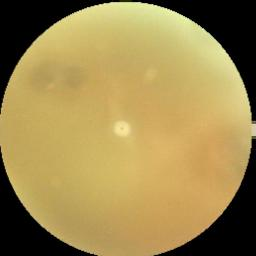
#> input picture dataset/cataract/_0_4015166.jpg, 256 x 256 px, found by its file name; its folder holds only this picture in this run
$ jupyter execute project.ipynb
#> lines starting #> are read from the running program, lines starting #| are printed output that depends on the picture
[cell 1]
import numpy as np
import pandas as pd
import matplotlib.pyplot as plt
import cv2 as cv
import os
import glob

[cell 2]
data = []
labels = []
file_name = []

for sub_folder in os.listdir("dataset\\"):
    sub_folder_files = os.listdir(os.path.join("dataset\\", sub_folder))
    for i, filename in enumerate(sub_folder_files):
        img_path = os.path.join("dataset\\", sub_folder, filename)
        img = cv.imread(img_path)
#> img is the input picture: shape (256, 256, 3); mean B, G, R 80.1, 137.4, 158.4
        if img is not None:
            img = cv.cvtColor(img, cv.COLOR_BGR2GRAY)
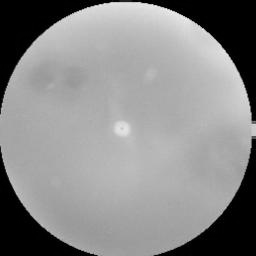
#> img: shape (256, 256); min 0, max 250, mean 137.1
            img = cv.resize(img, (128, 128))  # Resize ke ukuran tetap
#> img: shape (128, 128)
            img = img.astype(np.uint8)

            data.append(img)
            labels.append(sub_folder)
            name = os.path.splitext(filename)[0]
            file_name.append(filename)
#> pass 2 of the loop `for sub_folder in os.listdir("dataset\\"):`:
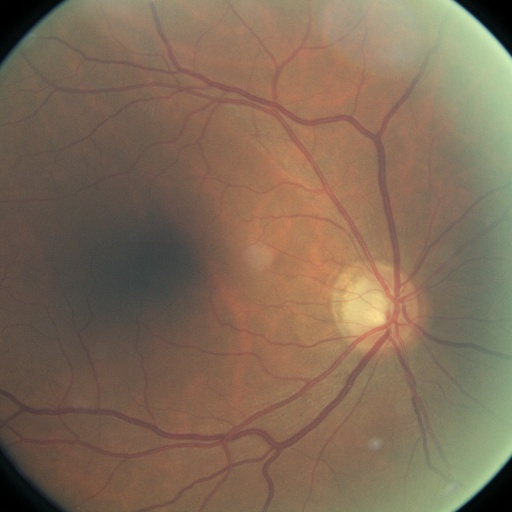
#> input picture dataset/diabetic_retinopathy/1000_left.jpeg, 512 x 512 px, found by its file name
#> img is the input picture: shape (512, 512, 3); mean B, G, R 87.1, 107.1, 128.5
#> `img = cv.cvtColor(img, cv.COLOR_BGR2GRAY)`:
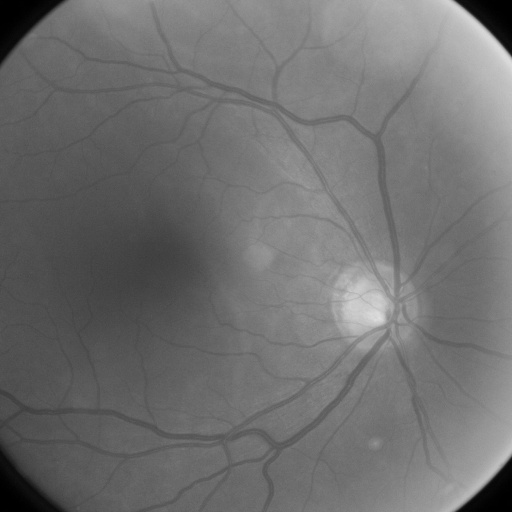
#> img: shape (512, 512); min 0, max 224, mean 111.2

data = np.array(data)
labels = np.array(labels)
